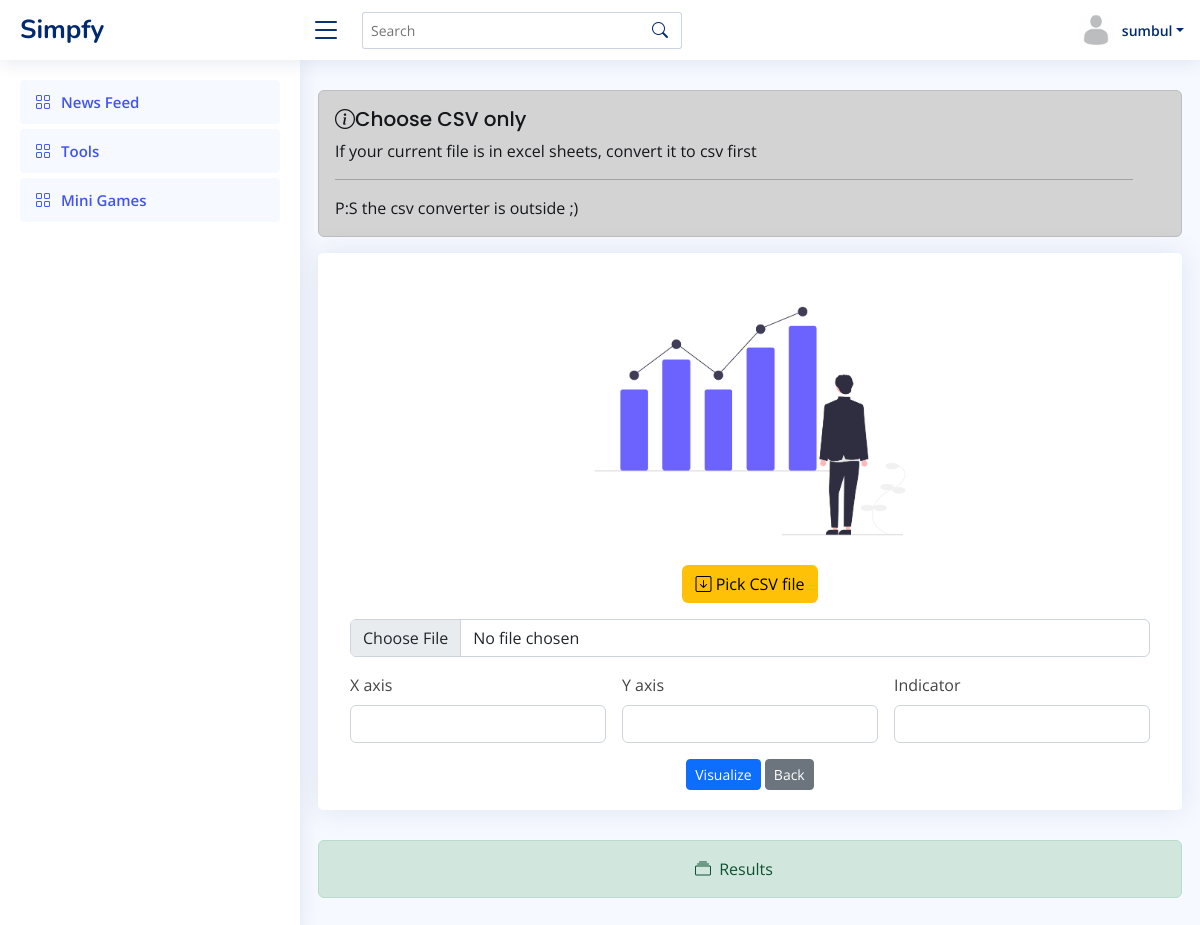
/bar (signed in), run on an earlier commit of the app's database.
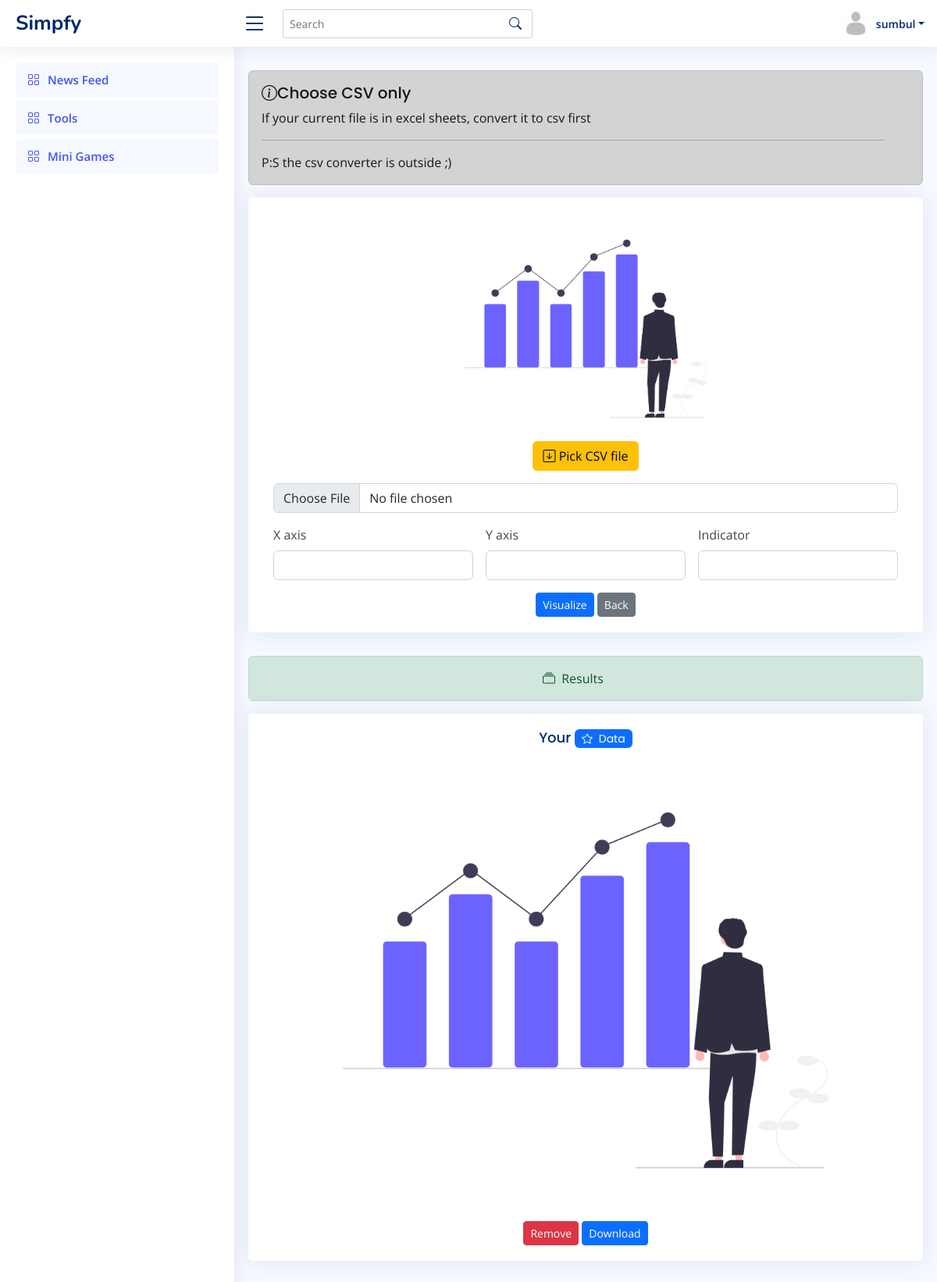
And on a later commit of the database.
### tools/models.py (models this page shows)
class Bar(models.Model):
    user = models.ForeignKey(Profile, on_delete=models.CASCADE, null=True)
    file = models.FileField(upload_to='bar', null=True, blank=True)

### tools/views.py (the view, shortened to what this page needs)
# urls.py: path('bar', views.bar, name="bar"),
def bar(request):
    user_object = User.objects.get(username=request.user.username)
    user_profile = Profile.objects.get(user=user_object)
    all_user = Profile.objects.all()
    user_request = User.objects.get(username=request.user.username)
    user_req = Profile.objects.get(user=user_request)
    answer = Bar.objects.all().filter(user=user_profile)
    context = {
        'user_profile':user_profile,
        'all_user' : all_user,
        'user_req' : user_req,
        'answer' : answer
    }
    return render(request, 'tools/tools_bar.html', context)

### templates/tools/tools_bar.html (shortened to what this page needs)
{% load static %}
{% include "../header.html" %}
<main id="main" class="main">
    <section class="section">
        <div class="row align-items-top">
          <div class="alert alert-dark alert-dismissible fade show" role="alert">
            <h4 class="alert-heading"><i class="bi bi-info-circle"></i>Choose CSV only</h4>
            <p>If your current file is in excel sheets, convert it to csv first</p>
            <hr>
            <p class="mb-0">P:S the csv converter is outside ;)</p>
          </div>
            <div class="card">
              <div class="card-body"><br>
                <form action="" method="POST" enctype="multipart/form-data" class="row g-3">
                  <div class="col-12">
                    <center><label class="form-label"><img class="img-fluid img-responsive" src="{% static 'tools/img/bar.png' %}" width=400 height=200><br>
                      <h3 class="btn bg-warning" style="color:black;"><i class="bi bi-arrow-down-square"></i> Pick CSV file</h3>
                     </label></center>
                    <input type="file" name="file" class="form-control" id="inputNanme4">
                  </div>
                  <div class="col-md-4">
                    <label for="inputEmail5" class="form-label">X axis</label>
                    <input type="text" name="x" class="form-control" id="inputEmail5">
                  </div>
                  <div class="col-md-4">
                    <label for="inputPassword5" class="form-label">Y axis</label>
                    <input type="text" name="y" class="form-control" id="inputPassword5">
                  </div>
                  <div class="col-md-4">
                    <label for="inputPassword5" class="form-label">Indicator</label>
                    <input type="text" name="ind" class="form-control" id="inputPassword5">
                  </div>
                  <div class="text-center">
                    <button type="submit" class="btn btn-primary btn-sm">Visualize</button>
                    <a href="/tools-index" class="btn btn-secondary btn-sm">Back</a>
                  </div>
                </form>
              </div>
            </div>
        </div>
        <div class="row">
          <div class="alert alert-success alert-dismissible fade show" role="alert">
            <center><i class="bi bi-collection me-1"></i>
            Results</center>
          </div>
          {% for ans in answer reversed%}
          <div class="card text-center">
            <div>
              <h5 class="card-title">Your <span class="badge bg-primary" style="color:white;"><i class="bi bi-star me-1"></i> Data</span></h5>
            </div>
            <div class="card-body">
              <h5><img class="img-fluid img-responsive" src={{ans.file.url}}></h5>
              <a href="/bardel/{{ans.id}}" class="btn btn-danger btn-sm">Remove</a>
              <a href="{{ans.file.url}}" class="btn btn-primary btn-sm" download> Download</a>
            </div>
          </div>
          {% endfor %}
        </div>
    </section>
</main>
{% include '../footer.html' %}

What changed in the data, as far as the page shows it:
added Bar: file (picture)
